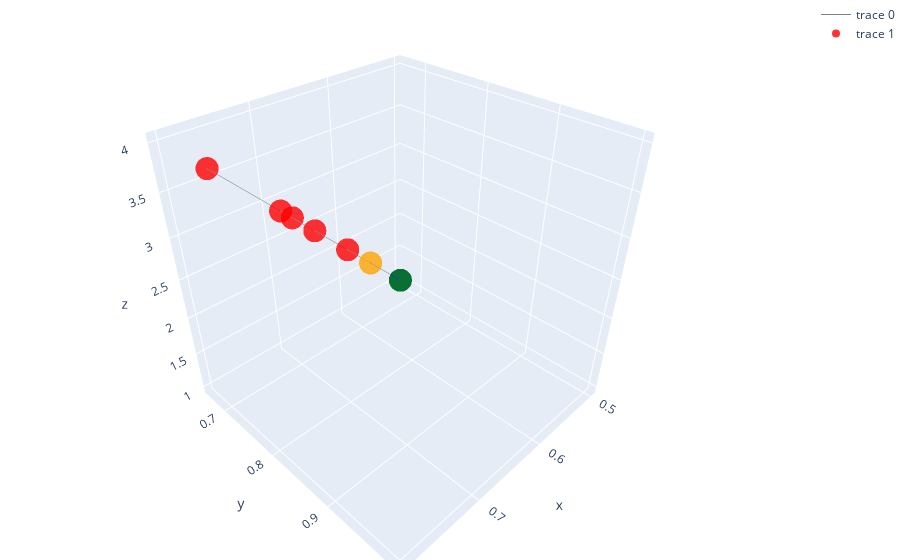

Here is the notebook cell this chart was saved with:
### Code cell
# --------------------------
# Static Input via Variable
# --------------------------
phrases = """
I think, therefore I am.
Can a machine become conscious of its own thoughts?
The universe is an illusion experienced by consciousness.
To know that you know nothing is the beginning of wisdom.
Does free will exist, or is everything predetermined?
A lie that is believed becomes truth in practice.
If everything is connected, can anything be truly independent?
What observes the observer?
"""

if __name__ == '__main__':
    clear_cache_button = Button(description="Clear Cache", button_style='danger')
    clear_cache_button.on_click(lambda x: clear_cache())
    display(clear_cache_button)

    phrase_list = [line.strip() for line in phrases.strip().split('\n') if line.strip()]
    thoughts_global, edges_global = create_thought_space_from_phrases(phrase_list)
    update_thoughts(thoughts_global)
    visualize_3d(thoughts_global, edges_global)

### Figure 1 — Plotly figure (JSON) as saved in the notebook; plotly's stock layout.template omitted (floating-point values rounded to 4 significant figures)
{"data": [{"hoverinfo": "none", "line": {"color": "gray", "width": 1}, "mode": "lines", "type": "scatter3d", "x": [0.8, 0.8, null, 0.8, 0.8, null, 0.8, 0.5, null, 0.8, 0.8, null, 0.8, 0.8, null, 0.8, 0.8, null, 0.8, 0.5, null, 0.8, 0.8, null, 0.8, 0.8, null, 0.8, 0.8, null, 0.8, 0.5, null, 0.8, 0.8, null, 0.8, 0.8, null, 0.8, 0.8, null, 0.5, 0.8, null, 0.8, 0.8, null, 0.8, 0.8, null, 0.8, 0.8, null], "y": [0.7462, 0.9689, null, 0.8591, 0.9433, null, 0.8591, 0.6648, null, 0.8591, 0.9689, null, 0.8591, 0.904, null, 0.9433, 1, null, 0.9433, 0.6648, null, 0.9433, 0.875, null, 0.9433, 0.9689, null, 0.9433, 0.904, null, 1, 0.6648, null, 1, 0.875, null, 1, 0.9689, null, 1, 0.904, null, 0.6648, 0.9689, null, 0.875, 0.9689, null, 0.875, 0.904, null, 0.9689, 0.904, null], "z": [4, 4, null, 4, 4, null, 4, 1, null, 4, 4, null, 4, 4, null, 4, 4, null, 4, 1, null, 4, 4, null, 4, 4, null, 4, 4, null, 4, 1, null, 4, 4, null, 4, 4, null, 4, 4, null, 1, 4, null, 4, 4, null, 4, 4, null, 4, 4, null]}, {"hoverinfo": "text", "marker": {"color": ["red", "red", "red", "blue", "green", "red", "orange", "red"], "opacity": 0.8, "size": 8}, "mode": "markers", "text": ["Phrase: i think, therefore i am.<br>Awareness: 0.80<br>Contradiction: 0.90<br>Recursion: 4<br>Intensity: 0.75", "Phrase: can a machine become conscious of its own thoughts?<br>Awareness: 0.80<br>Contradiction: 0.90<br>Recursion: 4<br>Intensity: 0.86", "Phrase: the universe is an illusion experienced by consciousness.<br>Awareness: 0.80<br>Contradiction: 0.90<br>Recursion: 4<br>Intensity: 0.94", "Phrase: to know that you know nothing is the beginning of wisdom.<br>Awareness: 0.80<br>Contradiction: 0.20<br>Recursion: 4<br>Intensity: 1.00", "Phrase: does free will exist, or is everything predetermined?<br>Awareness: 0.50<br>Contradiction: 0.50<br>Recursion: 1<br>Intensity: 0.66", "Phrase: a lie that is believed becomes truth in practice.<br>Awareness: 0.80<br>Contradiction: 0.90<br>Recursion: 4<br>Intensity: 0.87", "Phrase: if everything is connected, can anything be truly independent?<br>Awareness: 0.80<br>Contradiction: 0.90<br>Recursion: 4<br>Intensity: 0.97", "Phrase: what observes the observer?<br>Awareness: 0.80<br>Contradiction: 0.90<br>Recursion: 4<br>Intensity: 0.90"], "type": "scatter3d", "x": [0.8, 0.8, 0.8, 0.8, 0.5, 0.8, 0.8, 0.8], "y": [0.7462, 0.8591, 0.9433, 1, 0.6648, 0.875, 0.9689, 0.904], "z": [4, 4, 4, 4, 1, 4, 4, 4]}], "layout": {"margin": {"b": 0, "l": 0, "r": 0, "t": 0}}}
